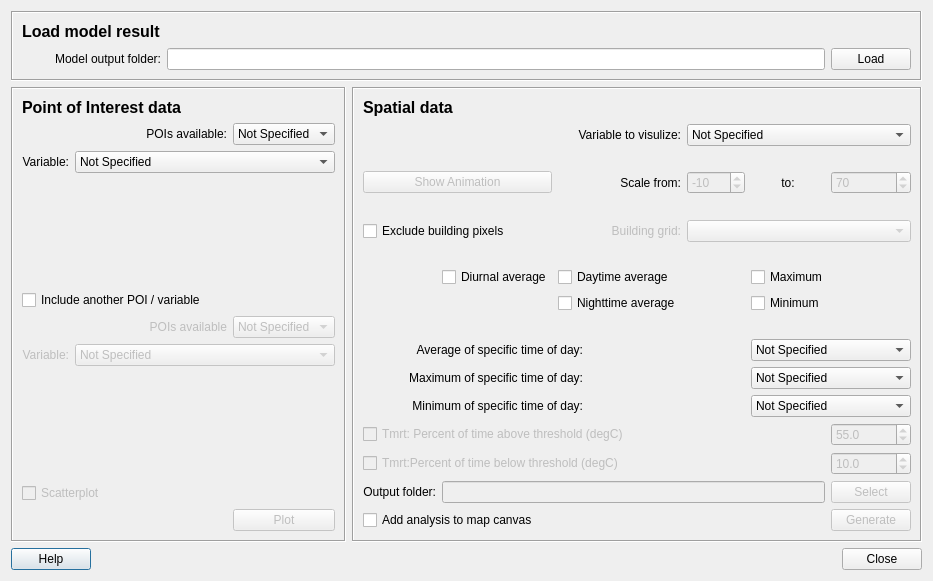
<?xml version="1.0" encoding="UTF-8"?>
<ui version="4.0">
 <class>SolweigAnalyzerDialogBase</class>
 <widget class="QDialog" name="SolweigAnalyzerDialogBase">
  <property name="geometry">
   <rect>
    <x>0</x>
    <y>0</y>
    <width>856</width>
    <height>581</height>
   </rect>
  </property>
  <property name="windowTitle">
   <string>SOLWEIG Analyzer</string>
  </property>
  <layout class="QGridLayout" name="gridLayout_3">
   <item row="4" column="1">
    <spacer name="horizontalSpacer_7">
     <property name="orientation">
      <enum>Qt::Horizontal</enum>
     </property>
     <property name="sizeHint" stdset="0">
      <size>
       <width>40</width>
       <height>20</height>
      </size>
     </property>
    </spacer>
   </item>
   <item row="4" column="2">
    <spacer name="horizontalSpacer_4">
     <property name="orientation">
      <enum>Qt::Horizontal</enum>
     </property>
     <property name="sizeHint" stdset="0">
      <size>
       <width>40</width>
       <height>20</height>
      </size>
     </property>
    </spacer>
   </item>
   <item row="4" column="0">
    <widget class="QPushButton" name="pushButtonHelp">
     <property name="text">
      <string>Help</string>
     </property>
    </widget>
   </item>
   <item row="4" column="3">
    <widget class="QPushButton" name="pushButtonClose">
     <property name="text">
      <string>Close</string>
     </property>
    </widget>
   </item>
   <item row="1" column="0" colspan="2">
    <widget class="QFrame" name="frame_5">
     <property name="enabled">
      <bool>true</bool>
     </property>
     <property name="frameShape">
      <enum>QFrame::Box</enum>
     </property>
     <property name="frameShadow">
      <enum>QFrame::Sunken</enum>
     </property>
     <layout class="QGridLayout" name="gridLayout_4">
      <item row="6" column="0">
       <widget class="QLabel" name="label_41">
        <property name="enabled">
         <bool>false</bool>
        </property>
        <property name="text">
         <string>Variable:</string>
        </property>
        <property name="alignment">
         <set>Qt::AlignRight|Qt::AlignTrailing|Qt::AlignVCenter</set>
        </property>
        <property name="buddy">
         <cstring>comboBox_POI</cstring>
        </property>
       </widget>
      </item>
      <item row="12" column="1">
       <spacer name="horizontalSpacer_2">
        <property name="orientation">
         <enum>Qt::Horizontal</enum>
        </property>
        <property name="sizeHint" stdset="0">
         <size>
          <width>40</width>
          <height>20</height>
         </size>
        </property>
       </spacer>
      </item>
      <item row="4" column="0" colspan="3">
       <widget class="QCheckBox" name="checkboxUsePOI">
        <property name="text">
         <string>Include another POI / variable</string>
        </property>
       </widget>
      </item>
      <item row="6" column="1" colspan="2">
       <widget class="QComboBox" name="comboBox_POIVariable_2">
        <property name="enabled">
         <bool>false</bool>
        </property>
        <property name="toolTip">
         <string/>
        </property>
        <item>
         <property name="text">
          <string>Not Specified</string>
         </property>
        </item>
        <item>
         <property name="text">
          <string>Sun Altitude</string>
         </property>
        </item>
        <item>
         <property name="text">
          <string>Sun Azimuth</string>
         </property>
        </item>
        <item>
         <property name="text">
          <string>Unobstructed Global Radiation</string>
         </property>
        </item>
        <item>
         <property name="text">
          <string>Unobstructed Direct Radiation</string>
         </property>
        </item>
        <item>
         <property name="text">
          <string>Unobstructed Diffuse Radiation</string>
         </property>
        </item>
        <item>
         <property name="text">
          <string>Incoming Shortwave Radiation</string>
         </property>
        </item>
        <item>
         <property name="text">
          <string>Outgoing Shortwave Radiation</string>
         </property>
        </item>
        <item>
         <property name="text">
          <string>Incoming Longwave Radiation</string>
         </property>
        </item>
        <item>
         <property name="text">
          <string>Outgoing longwave Radiation</string>
         </property>
        </item>
        <item>
         <property name="text">
          <string>Air Temperature</string>
         </property>
        </item>
        <item>
         <property name="text">
          <string>Surface Temperature</string>
         </property>
        </item>
        <item>
         <property name="text">
          <string>Relative Humidity</string>
         </property>
        </item>
        <item>
         <property name="text">
          <string>Sky Emissivity</string>
         </property>
        </item>
        <item>
         <property name="text">
          <string>Mean Radiant Temperature</string>
         </property>
        </item>
        <item>
         <property name="text">
          <string>Theoretical Maximun Shortwave Radiation</string>
         </property>
        </item>
        <item>
         <property name="text">
          <string>Clearness Index</string>
         </property>
        </item>
        <item>
         <property name="text">
          <string>Shadow</string>
         </property>
        </item>
       </widget>
      </item>
      <item row="2" column="0">
       <widget class="QLabel" name="label_39">
        <property name="enabled">
         <bool>true</bool>
        </property>
        <property name="text">
         <string>Variable:</string>
        </property>
        <property name="alignment">
         <set>Qt::AlignRight|Qt::AlignTrailing|Qt::AlignVCenter</set>
        </property>
        <property name="buddy">
         <cstring>comboBox_POI</cstring>
        </property>
       </widget>
      </item>
      <item row="3" column="2">
       <spacer name="verticalSpacer_4">
        <property name="orientation">
         <enum>Qt::Vertical</enum>
        </property>
        <property name="sizeHint" stdset="0">
         <size>
          <width>20</width>
          <height>40</height>
         </size>
        </property>
       </spacer>
      </item>
      <item row="7" column="1">
       <spacer name="verticalSpacer_7">
        <property name="orientation">
         <enum>Qt::Vertical</enum>
        </property>
        <property name="sizeHint" stdset="0">
         <size>
          <width>20</width>
          <height>50</height>
         </size>
        </property>
       </spacer>
      </item>
      <item row="1" column="0" colspan="2">
       <widget class="QLabel" name="label_34">
        <property name="enabled">
         <bool>true</bool>
        </property>
        <property name="text">
         <string>POIs available:</string>
        </property>
        <property name="alignment">
         <set>Qt::AlignRight|Qt::AlignTrailing|Qt::AlignVCenter</set>
        </property>
        <property name="buddy">
         <cstring>comboBox_POI</cstring>
        </property>
       </widget>
      </item>
      <item row="0" column="0" colspan="3">
       <widget class="QLabel" name="label_29">
        <property name="text">
         <string>&lt;!DOCTYPE HTML PUBLIC &quot;-//W3C//DTD HTML 4.0//EN&quot; &quot;http://www.w3.org/TR/REC-html40/strict.dtd&quot;&gt;
&lt;html&gt;&lt;head&gt;&lt;meta name=&quot;qrichtext&quot; content=&quot;1&quot; /&gt;&lt;style type=&quot;text/css&quot;&gt;
p, li { white-space: pre-wrap; }
&lt;/style&gt;&lt;/head&gt;&lt;body style=&quot; font-family:'MS Shell Dlg 2'; font-size:8pt; font-weight:400; font-style:normal;&quot;&gt;
&lt;p style=&quot; margin-top:0px; margin-bottom:0px; margin-left:0px; margin-right:0px; -qt-block-indent:0; text-indent:0px;&quot;&gt;&lt;span style=&quot; font-size:12pt; font-weight:600;&quot;&gt;Point of Interest data&lt;/span&gt;&lt;/p&gt;&lt;/body&gt;&lt;/html&gt;</string>
        </property>
       </widget>
      </item>
      <item row="5" column="2">
       <widget class="QComboBox" name="comboBox_POI_2">
        <property name="enabled">
         <bool>false</bool>
        </property>
        <property name="toolTip">
         <string/>
        </property>
        <item>
         <property name="text">
          <string>Not Specified</string>
         </property>
        </item>
       </widget>
      </item>
      <item row="1" column="2">
       <widget class="QComboBox" name="comboBox_POI">
        <property name="enabled">
         <bool>true</bool>
        </property>
        <property name="toolTip">
         <string/>
        </property>
        <item>
         <property name="text">
          <string>Not Specified</string>
         </property>
        </item>
       </widget>
      </item>
      <item row="5" column="1">
       <widget class="QLabel" name="label_40">
        <property name="enabled">
         <bool>false</bool>
        </property>
        <property name="text">
         <string>POIs available</string>
        </property>
        <property name="alignment">
         <set>Qt::AlignRight|Qt::AlignTrailing|Qt::AlignVCenter</set>
        </property>
        <property name="buddy">
         <cstring>comboBox_POI</cstring>
        </property>
       </widget>
      </item>
      <item row="10" column="0" colspan="3">
       <widget class="QCheckBox" name="checkboxScatterbox">
        <property name="enabled">
         <bool>false</bool>
        </property>
        <property name="text">
         <string>Scatterplot</string>
        </property>
       </widget>
      </item>
      <item row="12" column="2">
       <widget class="QPushButton" name="runButtonPlot">
        <property name="enabled">
         <bool>false</bool>
        </property>
        <property name="text">
         <string>Plot</string>
        </property>
       </widget>
      </item>
      <item row="2" column="1" colspan="2">
       <widget class="QComboBox" name="comboBox_POIVariable">
        <property name="enabled">
         <bool>true</bool>
        </property>
        <property name="toolTip">
         <string/>
        </property>
        <item>
         <property name="text">
          <string>Not Specified</string>
         </property>
        </item>
        <item>
         <property name="text">
          <string>Sun Altitude</string>
         </property>
        </item>
        <item>
         <property name="text">
          <string>Sun Azimuth</string>
         </property>
        </item>
        <item>
         <property name="text">
          <string>Unobstructed Global Radiation</string>
         </property>
        </item>
        <item>
         <property name="text">
          <string>Unobstructed Direct Radiation</string>
         </property>
        </item>
        <item>
         <property name="text">
          <string>Unobstructed Diffuse Radiation</string>
         </property>
        </item>
        <item>
         <property name="text">
          <string>Incoming Shortwave Radiation</string>
         </property>
        </item>
        <item>
         <property name="text">
          <string>Outgoing Shortwave Radiation</string>
         </property>
        </item>
        <item>
         <property name="text">
          <string>Incoming Longwave Radiation</string>
         </property>
        </item>
        <item>
         <property name="text">
          <string>Outgoing Longwave Radiation</string>
         </property>
        </item>
        <item>
         <property name="text">
          <string>Air Temperature</string>
         </property>
        </item>
        <item>
         <property name="text">
          <string>Surface Temperature</string>
         </property>
        </item>
        <item>
         <property name="text">
          <string>Relative Humidity</string>
         </property>
        </item>
        <item>
         <property name="text">
          <string>Sky Emissivity</string>
         </property>
        </item>
        <item>
         <property name="text">
          <string>Mean Radiant Temperature</string>
         </property>
        </item>
        <item>
         <property name="text">
          <string>Theoretical Maximun Shortwave Radiation</string>
         </property>
        </item>
        <item>
         <property name="text">
          <string>Clearness Index</string>
         </property>
        </item>
        <item>
         <property name="text">
          <string>Shadow</string>
         </property>
        </item>
       </widget>
      </item>
     </layout>
     <zorder>comboBox_POIVariable</zorder>
     <zorder>label_29</zorder>
     <zorder>checkboxUsePOI</zorder>
     <zorder>comboBox_POI_2</zorder>
     <zorder>checkboxScatterbox</zorder>
     <zorder>verticalSpacer_4</zorder>
     <zorder>label_34</zorder>
     <zorder>comboBox_POI</zorder>
     <zorder>label_40</zorder>
     <zorder>label_39</zorder>
     <zorder>comboBox_POIVariable_2</zorder>
     <zorder>label_41</zorder>
     <zorder>verticalSpacer_7</zorder>
     <zorder>horizontalSpacer_2</zorder>
     <zorder>runButtonPlot</zorder>
    </widget>
   </item>
   <item row="0" column="0" colspan="4">
    <widget class="QFrame" name="frame_8">
     <property name="frameShape">
      <enum>QFrame::Box</enum>
     </property>
     <property name="frameShadow">
      <enum>QFrame::Sunken</enum>
     </property>
     <layout class="QGridLayout" name="gridLayout">
      <item row="0" column="0">
       <widget class="QLabel" name="label_32">
        <property name="text">
         <string>&lt;!DOCTYPE HTML PUBLIC &quot;-//W3C//DTD HTML 4.0//EN&quot; &quot;http://www.w3.org/TR/REC-html40/strict.dtd&quot;&gt;
&lt;html&gt;&lt;head&gt;&lt;meta name=&quot;qrichtext&quot; content=&quot;1&quot; /&gt;&lt;style type=&quot;text/css&quot;&gt;
p, li { white-space: pre-wrap; }
&lt;/style&gt;&lt;/head&gt;&lt;body style=&quot; font-family:'MS Shell Dlg 2'; font-size:8pt; font-weight:400; font-style:normal;&quot;&gt;
&lt;p style=&quot; margin-top:0px; margin-bottom:0px; margin-left:0px; margin-right:0px; -qt-block-indent:0; text-indent:0px;&quot;&gt;&lt;span style=&quot; font-size:12pt; font-weight:600;&quot;&gt;Load model result&lt;/span&gt;&lt;/p&gt;&lt;/body&gt;&lt;/html&gt;</string>
        </property>
       </widget>
      </item>
      <item row="1" column="0">
       <widget class="QLabel" name="label_5">
        <property name="text">
         <string>Model output folder:</string>
        </property>
        <property name="alignment">
         <set>Qt::AlignRight|Qt::AlignTrailing|Qt::AlignVCenter</set>
        </property>
       </widget>
      </item>
      <item row="1" column="2">
       <widget class="QPushButton" name="pushButtonModelFolder">
        <property name="text">
         <string>Load</string>
        </property>
       </widget>
      </item>
      <item row="1" column="1">
       <widget class="QLineEdit" name="textModelFolder"/>
      </item>
      <item row="0" column="1">
       <spacer name="horizontalSpacer_3">
        <property name="orientation">
         <enum>Qt::Horizontal</enum>
        </property>
        <property name="sizeHint" stdset="0">
         <size>
          <width>40</width>
          <height>20</height>
         </size>
        </property>
       </spacer>
      </item>
     </layout>
    </widget>
   </item>
   <item row="1" column="2" colspan="2">
    <widget class="QFrame" name="frame_7">
     <property name="frameShape">
      <enum>QFrame::Box</enum>
     </property>
     <property name="frameShadow">
      <enum>QFrame::Sunken</enum>
     </property>
     <layout class="QGridLayout" name="gridLayout_2">
      <item row="17" column="8">
       <widget class="QPushButton" name="runButtonSpatial">
        <property name="enabled">
         <bool>false</bool>
        </property>
        <property name="cursor">
         <cursorShape>ArrowCursor</cursorShape>
        </property>
        <property name="text">
         <string>Generate</string>
        </property>
       </widget>
      </item>
      <item row="6" column="0" colspan="2">
       <widget class="QCheckBox" name="checkboxExcludeBuildings">
        <property name="enabled">
         <bool>true</bool>
        </property>
        <property name="text">
         <string>Exclude building pixels</string>
        </property>
       </widget>
      </item>
      <item row="6" column="2" colspan="3">
       <widget class="QLabel" name="label_16">
        <property name="enabled">
         <bool>false</bool>
        </property>
        <property name="text">
         <string>Building grid:</string>
        </property>
        <property name="alignment">
         <set>Qt::AlignRight|Qt::AlignTrailing|Qt::AlignVCenter</set>
        </property>
       </widget>
      </item>
      <item row="9" column="6" colspan="2">
       <widget class="QCheckBox" name="checkboxMin">
        <property name="text">
         <string>Minimum</string>
        </property>
       </widget>
      </item>
      <item row="8" column="1">
       <widget class="QCheckBox" name="checkboxMean">
        <property name="text">
         <string>Diurnal average</string>
        </property>
       </widget>
      </item>
      <item row="14" column="6">
       <spacer name="verticalSpacer_2">
        <property name="orientation">
         <enum>Qt::Vertical</enum>
        </property>
        <property name="sizeHint" stdset="0">
         <size>
          <width>20</width>
          <height>0</height>
         </size>
        </property>
       </spacer>
      </item>
      <item row="13" column="6" colspan="3">
       <widget class="QComboBox" name="comboBoxSpecificMin">
        <item>
         <property name="text">
          <string>Not Specified</string>
         </property>
        </item>
       </widget>
      </item>
      <item row="17" column="6">
       <spacer name="verticalSpacer">
        <property name="orientation">
         <enum>Qt::Vertical</enum>
        </property>
        <property name="sizeHint" stdset="0">
         <size>
          <width>20</width>
          <height>0</height>
         </size>
        </property>
       </spacer>
      </item>
      <item row="8" column="2" colspan="3">
       <widget class="QCheckBox" name="checkboxDayMean">
        <property name="text">
         <string>Daytime average</string>
        </property>
       </widget>
      </item>
      <item row="17" column="0" colspan="3">
       <widget class="QCheckBox" name="checkBoxIntoCanvas">
        <property name="enabled">
         <bool>true</bool>
        </property>
        <property name="text">
         <string>Add analysis to map canvas</string>
        </property>
       </widget>
      </item>
      <item row="15" column="8">
       <widget class="QDoubleSpinBox" name="doubleSpinBoxTmrtLowRisk">
        <property name="enabled">
         <bool>false</bool>
        </property>
        <property name="decimals">
         <number>1</number>
        </property>
        <property name="value">
         <double>10.000000000000000</double>
        </property>
       </widget>
      </item>
      <item row="12" column="0" colspan="3">
       <widget class="QLabel" name="label_37">
        <property name="enabled">
         <bool>true</bool>
        </property>
        <property name="text">
         <string>Maximum of specific time of day:</string>
        </property>
        <property name="alignment">
         <set>Qt::AlignRight|Qt::AlignTrailing|Qt::AlignVCenter</set>
        </property>
        <property name="buddy">
         <cstring>comboBox_POI</cstring>
        </property>
       </widget>
      </item>
      <item row="8" column="6" colspan="3">
       <widget class="QCheckBox" name="checkboxMax">
        <property name="text">
         <string>Maximum</string>
        </property>
       </widget>
      </item>
      <item row="1" column="1" colspan="4">
       <widget class="QLabel" name="label_35">
        <property name="enabled">
         <bool>true</bool>
        </property>
        <property name="text">
         <string>Variable to visulize:</string>
        </property>
        <property name="alignment">
         <set>Qt::AlignRight|Qt::AlignTrailing|Qt::AlignVCenter</set>
        </property>
        <property name="buddy">
         <cstring>comboBox_POI</cstring>
        </property>
       </widget>
      </item>
      <item row="13" column="0" colspan="3">
       <widget class="QLabel" name="label_38">
        <property name="enabled">
         <bool>true</bool>
        </property>
        <property name="text">
         <string>Minimum of specific time of day:</string>
        </property>
        <property name="alignment">
         <set>Qt::AlignRight|Qt::AlignTrailing|Qt::AlignVCenter</set>
        </property>
        <property name="buddy">
         <cstring>comboBox_POI</cstring>
        </property>
       </widget>
      </item>
      <item row="14" column="8">
       <widget class="QDoubleSpinBox" name="doubleSpinBoxTmrtHighRisk">
        <property name="enabled">
         <bool>false</bool>
        </property>
        <property name="decimals">
         <number>1</number>
        </property>
        <property name="value">
         <double>55.000000000000000</double>
        </property>
       </widget>
      </item>
      <item row="9" column="2" colspan="3">
       <widget class="QCheckBox" name="checkboxNightMean">
        <property name="text">
         <string>Nighttime average</string>
        </property>
       </widget>
      </item>
      <item row="0" column="0" colspan="2">
       <widget class="QLabel" name="label_31">
        <property name="text">
         <string>&lt;!DOCTYPE HTML PUBLIC &quot;-//W3C//DTD HTML 4.0//EN&quot; &quot;http://www.w3.org/TR/REC-html40/strict.dtd&quot;&gt;
&lt;html&gt;&lt;head&gt;&lt;meta name=&quot;qrichtext&quot; content=&quot;1&quot; /&gt;&lt;style type=&quot;text/css&quot;&gt;
p, li { white-space: pre-wrap; }
&lt;/style&gt;&lt;/head&gt;&lt;body style=&quot; font-family:'MS Shell Dlg 2'; font-size:8pt; font-weight:400; font-style:normal;&quot;&gt;
&lt;p style=&quot; margin-top:0px; margin-bottom:0px; margin-left:0px; margin-right:0px; -qt-block-indent:0; text-indent:0px;&quot;&gt;&lt;span style=&quot; font-size:12pt; font-weight:600;&quot;&gt;Spatial data&lt;/span&gt;&lt;/p&gt;&lt;/body&gt;&lt;/html&gt;</string>
        </property>
       </widget>
      </item>
      <item row="10" column="6">
       <spacer name="verticalSpacer_5">
        <property name="orientation">
         <enum>Qt::Vertical</enum>
        </property>
        <property name="sizeHint" stdset="0">
         <size>
          <width>20</width>
          <height>40</height>
         </size>
        </property>
       </spacer>
      </item>
      <item row="0" column="8">
       <spacer name="horizontalSpacer">
        <property name="orientation">
         <enum>Qt::Horizontal</enum>
        </property>
        <property name="sizeHint" stdset="0">
         <size>
          <width>36</width>
          <height>20</height>
         </size>
        </property>
       </spacer>
      </item>
      <item row="12" column="6" colspan="3">
       <widget class="QComboBox" name="comboBoxSpecificMax">
        <item>
         <property name="text">
          <string>Not Specified</string>
         </property>
        </item>
       </widget>
      </item>
      <item row="17" column="7">
       <spacer name="horizontalSpacer_6">
        <property name="orientation">
         <enum>Qt::Horizontal</enum>
        </property>
        <property name="sizeHint" stdset="0">
         <size>
          <width>40</width>
          <height>20</height>
         </size>
        </property>
       </spacer>
      </item>
      <item row="11" column="0" colspan="3">
       <widget class="QLabel" name="label_36">
        <property name="enabled">
         <bool>true</bool>
        </property>
        <property name="text">
         <string>Average of specific time of day:</string>
        </property>
        <property name="alignment">
         <set>Qt::AlignRight|Qt::AlignTrailing|Qt::AlignVCenter</set>
        </property>
        <property name="buddy">
         <cstring>comboBox_POI</cstring>
        </property>
       </widget>
      </item>
      <item row="11" column="6" colspan="3">
       <widget class="QComboBox" name="comboBoxSpecificMean">
        <item>
         <property name="text">
          <string>Not Specified</string>
         </property>
        </item>
       </widget>
      </item>
      <item row="8" column="0">
       <spacer name="horizontalSpacer_5">
        <property name="orientation">
         <enum>Qt::Horizontal</enum>
        </property>
        <property name="sizeHint" stdset="0">
         <size>
          <width>40</width>
          <height>20</height>
         </size>
        </property>
       </spacer>
      </item>
      <item row="1" column="5" colspan="4">
       <widget class="QComboBox" name="comboBoxSpatialVariables">
        <property name="enabled">
         <bool>true</bool>
        </property>
        <property name="toolTip">
         <string/>
        </property>
        <item>
         <property name="text">
          <string>Not Specified</string>
         </property>
        </item>
       </widget>
      </item>
      <item row="2" column="2">
       <spacer name="verticalSpacer_3">
        <property name="orientation">
         <enum>Qt::Vertical</enum>
        </property>
        <property name="sizeHint" stdset="0">
         <size>
          <width>20</width>
          <height>40</height>
         </size>
        </property>
       </spacer>
      </item>
      <item row="6" column="5" colspan="4">
       <widget class="QComboBox" name="comboBox_buildings">
        <property name="enabled">
         <bool>false</bool>
        </property>
        <property name="toolTip">
         <string/>
        </property>
        <property name="whatsThis">
         <string>A raster Digital surface Model consisting of ground and building heights</string>
        </property>
       </widget>
      </item>
      <item row="7" column="2">
       <spacer name="verticalSpacer_6">
        <property name="orientation">
         <enum>Qt::Vertical</enum>
        </property>
        <property name="sizeHint" stdset="0">
         <size>
          <width>20</width>
          <height>40</height>
         </size>
        </property>
       </spacer>
      </item>
      <item row="4" column="8">
       <widget class="QSpinBox" name="spinBoxMovieMax">
        <property name="enabled">
         <bool>false</bool>
        </property>
        <property name="minimum">
         <number>-1200</number>
        </property>
        <property name="maximum">
         <number>1200</number>
        </property>
        <property name="value">
         <number>70</number>
        </property>
       </widget>
      </item>
      <item row="16" column="1" colspan="7">
       <widget class="QLineEdit" name="textOutput">
        <property name="enabled">
         <bool>false</bool>
        </property>
       </widget>
      </item>
      <item row="4" column="4">
       <widget class="QLabel" name="label">
        <property name="text">
         <string>Scale from:</string>
        </property>
        <property name="alignment">
         <set>Qt::AlignRight|Qt::AlignTrailing|Qt::AlignVCenter</set>
        </property>
       </widget>
      </item>
      <item row="15" column="0" colspan="6">
       <widget class="QCheckBox" name="checkboxTmrtLowRisk">
        <property name="enabled">
         <bool>false</bool>
        </property>
        <property name="text">
         <string>Tmrt:Percent of time below threshold (degC)</string>
        </property>
       </widget>
      </item>
      <item row="16" column="0">
       <widget class="QLabel" name="label_4">
        <property name="text">
         <string>Output folder:</string>
        </property>
        <property name="alignment">
         <set>Qt::AlignRight|Qt::AlignTrailing|Qt::AlignVCenter</set>
        </property>
       </widget>
      </item>
      <item row="14" column="0" colspan="6">
       <widget class="QCheckBox" name="checkboxTmrtHighRisk">
        <property name="enabled">
         <bool>false</bool>
        </property>
        <property name="text">
         <string>Tmrt: Percent of time above threshold (degC)</string>
        </property>
       </widget>
      </item>
      <item row="16" column="8">
       <widget class="QPushButton" name="pushButtonSave">
        <property name="enabled">
         <bool>false</bool>
        </property>
        <property name="text">
         <string>Select</string>
        </property>
       </widget>
      </item>
      <item row="4" column="6" colspan="2">
       <widget class="QLabel" name="label_2">
        <property name="text">
         <string>to:</string>
        </property>
        <property name="alignment">
         <set>Qt::AlignCenter</set>
        </property>
       </widget>
      </item>
      <item row="4" column="5">
       <widget class="QSpinBox" name="spinBoxMovieMin">
        <property name="enabled">
         <bool>false</bool>
        </property>
        <property name="minimum">
         <number>-1000</number>
        </property>
        <property name="maximum">
         <number>1200</number>
        </property>
        <property name="value">
         <number>-10</number>
        </property>
       </widget>
      </item>
      <item row="5" column="4">
       <spacer name="verticalSpacer_8">
        <property name="orientation">
         <enum>Qt::Vertical</enum>
        </property>
        <property name="sizeHint" stdset="0">
         <size>
          <width>20</width>
          <height>40</height>
         </size>
        </property>
       </spacer>
      </item>
      <item row="4" column="0" colspan="2">
       <widget class="QPushButton" name="runButtonMovie">
        <property name="enabled">
         <bool>false</bool>
        </property>
        <property name="text">
         <string>Show Animation</string>
        </property>
       </widget>
      </item>
     </layout>
    </widget>
   </item>
  </layout>
 </widget>
 <resources/>
 <connections>
  <connection>
   <sender>pushButtonClose</sender>
   <signal>clicked()</signal>
   <receiver>SolweigAnalyzerDialogBase</receiver>
   <slot>accept()</slot>
   <hints>
    <hint type="sourcelabel">
     <x>805</x>
     <y>488</y>
    </hint>
    <hint type="destinationlabel">
     <x>337</x>
     <y>328</y>
    </hint>
   </hints>
  </connection>
  <connection>
   <sender>checkboxExcludeBuildings</sender>
   <signal>clicked(bool)</signal>
   <receiver>comboBox_buildings</receiver>
   <slot>setEnabled(bool)</slot>
   <hints>
    <hint type="sourcelabel">
     <x>387</x>
     <y>166</y>
    </hint>
    <hint type="destinationlabel">
     <x>655</x>
     <y>176</y>
    </hint>
   </hints>
  </connection>
  <connection>
   <sender>checkboxExcludeBuildings</sender>
   <signal>clicked(bool)</signal>
   <receiver>label_16</receiver>
   <slot>setEnabled(bool)</slot>
   <hints>
    <hint type="sourcelabel">
     <x>516</x>
     <y>182</y>
    </hint>
    <hint type="destinationlabel">
     <x>534</x>
     <y>176</y>
    </hint>
   </hints>
  </connection>
  <connection>
   <sender>checkboxUsePOI</sender>
   <signal>clicked(bool)</signal>
   <receiver>checkboxScatterbox</receiver>
   <slot>setEnabled(bool)</slot>
   <hints>
    <hint type="sourcelabel">
     <x>92</x>
     <y>250</y>
    </hint>
    <hint type="destinationlabel">
     <x>69</x>
     <y>416</y>
    </hint>
   </hints>
  </connection>
  <connection>
   <sender>checkboxUsePOI</sender>
   <signal>clicked(bool)</signal>
   <receiver>comboBox_POI_2</receiver>
   <slot>setEnabled(bool)</slot>
   <hints>
    <hint type="sourcelabel">
     <x>87</x>
     <y>250</y>
    </hint>
    <hint type="destinationlabel">
     <x>293</x>
     <y>276</y>
    </hint>
   </hints>
  </connection>
  <connection>
   <sender>checkboxUsePOI</sender>
   <signal>clicked(bool)</signal>
   <receiver>label_41</receiver>
   <slot>setEnabled(bool)</slot>
   <hints>
    <hint type="sourcelabel">
     <x>53</x>
     <y>250</y>
    </hint>
    <hint type="destinationlabel">
     <x>59</x>
     <y>302</y>
    </hint>
   </hints>
  </connection>
  <connection>
   <sender>checkboxUsePOI</sender>
   <signal>clicked(bool)</signal>
   <receiver>label_40</receiver>
   <slot>setEnabled(bool)</slot>
   <hints>
    <hint type="sourcelabel">
     <x>50</x>
     <y>250</y>
    </hint>
    <hint type="destinationlabel">
     <x>110</x>
     <y>276</y>
    </hint>
   </hints>
  </connection>
  <connection>
   <sender>checkboxUsePOI</sender>
   <signal>clicked(bool)</signal>
   <receiver>comboBox_POIVariable_2</receiver>
   <slot>setEnabled(bool)</slot>
   <hints>
    <hint type="sourcelabel">
     <x>47</x>
     <y>265</y>
    </hint>
    <hint type="destinationlabel">
     <x>208</x>
     <y>317</y>
    </hint>
   </hints>
  </connection>
 </connections>
</ui>
